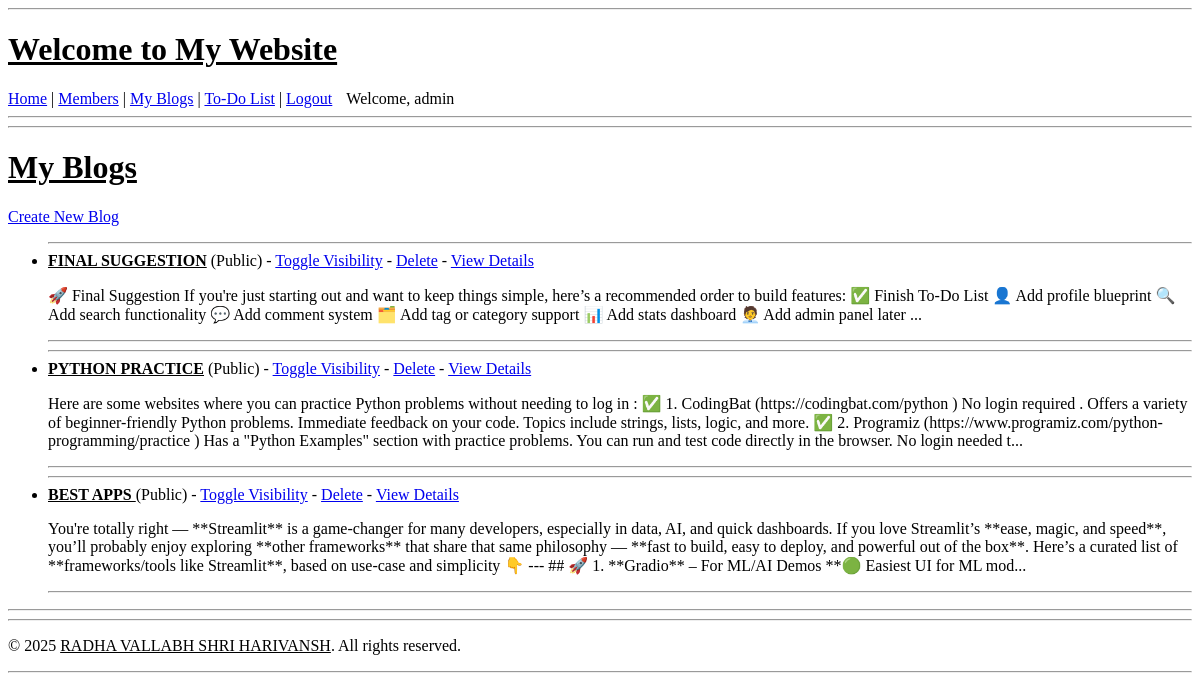
Page /blog/myblogs (signed in) on the committed database.
### myapp/models.py (models this page shows, shortened)
class User(UserMixin , db.Model):
    id = db.Column(db.Integer, primary_key=True)
    username = db.Column(db.String(80), unique=True, nullable=False)
    password = db.Column(db.String(200), nullable=False)

class BlogPost(db.Model):
    id = db.Column(db.Integer, primary_key=True)
    title = db.Column(db.String(100), nullable=False)
    content = db.Column(db.Text, nullable=False)
    is_public = db.Column(db.Boolean, default=False)
    author_id = db.Column(db.Integer, db.ForeignKey('user.id'), nullable=False)
    author = db.relationship('User', backref=db.backref('blog_posts', lazy=True))

### myapp/blog/routes.py (the view)
@blog.route('/myblogs')
@login_required
def my_blogs():
    blogs = BlogPost.query.filter_by(author=current_user).all()
    return render_template('my_blogs.html', blogs=blogs)

### myapp/__init__.py (called while the page is built)
def create_app():
    app = Flask(__name__)
    app.config.from_object(Config)
    db.init_app(app)
    login_manager.init_app(app)
    login_manager.login_view = 'auth.login'
    @login_manager.user_loader
    def load_user(user_id):
        return User.query.get(int(user_id))
    app.register_blueprint(auth, url_prefix='/auth')
    app.register_blueprint(blog, url_prefix='/blog')
    app.register_blueprint(todo, url_prefix='/todo')
    app.register_blueprint(home, url_prefix='/')
    with app.app_context():
        db.create_all()  # create tables if not exist
    return app

### myapp/blog/templates/blog/my_blogs.html
{% extends "base.html" %}
{% block content %}
<u><h1>My Blogs</h1></u>
<a href="{{ url_for('blog.create_blog') }}">Create New Blog</a>
<ul>
  {% for blog in blogs %}<hr>
  <li>
    <u><strong>{{ blog.title }}</strong></u>
    ({{ 'Public' if blog.is_public else 'Private' }})
    - <a href="{{ url_for('blog.toggle_public', blog_id=blog.id) }}">Toggle Visibility</a>
    - <a href="{{ url_for('blog.delete_blog', blog_id=blog.id) }}" onclick="return confirm('Delete this blog?')">Delete</a>
    - <a href="{{ url_for('blog.blog_detail', blog_id=blog.id) }}">View Details</a>
    <p>{{ blog.content[:500] }}...</p>
  </li><hr>
  {% endfor %}
</ul>
{% endblock %}

### myapp/templates/base.html (shortened to what this page needs)
<!DOCTYPE html>
<html lang="en">
<head>
</head>
<body>
  <header><hr>
    {% block header %}
        <u><h1>Welcome to My Website</h1></u>
<nav>
  <a href="{{ url_for('home.index') }}">Home</a> |
    <a href="{{ url_for('home.members') }}">Members</a> |
  {% if current_user.is_authenticated %}
    <a href="{{ url_for('blog.my_blogs') }}">My Blogs</a> |
    <a href="{{ url_for('todo.index') }}">To-Do List</a> |
    <a href="{{ url_for('auth.logout') }}">Logout</a>
    <span style="margin-left:10px;">Welcome, {{ current_user.username }}</span>
  {% else %}
    <a href="{{ url_for('auth.login') }}">Login</a>
  {% endif %}
</nav>
    {% endblock header %}
    <hr>
  </header>
  <main><hr>
    {% block content %}{% endblock content %}<hr>
  </main>
  <footer> <hr>
    {% block footer %}
        <p>&copy; 2025 <u>RADHA VALLABH SHRI HARIVANSH</u>. All rights reserved.</p>
    {% endblock footer %}
    <hr>
  </footer>
</body>
</html>

### rows in the picture
User: username "admin"
BlogPost: title "FINAL SUGGESTION", is_public "Public", content "🚀 Final Suggestion If you're just starting out and want to keep things simple, here’s a recommended order to build features: ✅ Finish To-Do List 👤 Add profile blueprint 🔍 Add search functionality 💬 Add comment system 🗂️ Add tag or category support 📊 Add stats dashboard 🧑‍💼 Add admin panel later"
BlogPost: title "PYTHON PRACTICE", is_public "Public", content "Here are some websites where you can practice Python problems without needing to log in : ✅ 1. CodingBat (https://codingbat.com/python ) No login required . Offers a variety of beginner-friendly Python problems. Immediate feedback on your code. Topics include strings, lists, logic, and more. ✅ 2. Programiz (https://www.programiz.com/python-programming/practice ) Has a \"Python Examples\" section with practice problems. You can run and test code directly in the browser. No login needed t"
BlogPost: title "BEST APPS", is_public "Public", content "You're totally right — **Streamlit** is a game-changer for many developers, especially in data, AI, and quick dashboards. If you love Streamlit’s **ease, magic, and speed**, you’ll probably enjoy exploring **other frameworks** that share that same philosophy — **fast to build, easy to deploy, and powerful out of the box**. Here’s a curated list of **frameworks/tools like Streamlit**, based on use-case and simplicity 👇 --- ## 🚀 1. **Gradio** – For ML/AI Demos **🟢 Easiest UI for ML mod"
